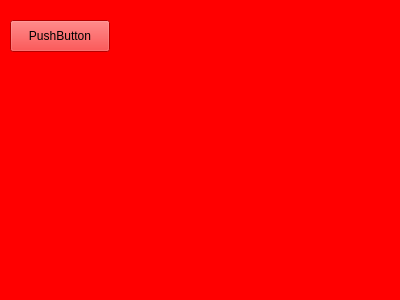
<?xml version="1.0" encoding="UTF-8"?>
<ui version="4.0">
 <class>Form</class>
 <widget class="QWidget" name="Form">
  <property name="geometry">
   <rect>
    <x>0</x>
    <y>0</y>
    <width>400</width>
    <height>300</height>
   </rect>
  </property>
  <property name="windowTitle">
   <string>MainWindow</string>
  </property>
  <property name="styleSheet">
   <string notr="true">QWidget{
background-color:red
}</string>
  </property>
  <widget class="QPushButton" name="pushButton">
   <property name="geometry">
    <rect>
     <x>10</x>
     <y>20</y>
     <width>100</width>
     <height>32</height>
    </rect>
   </property>
   <property name="text">
    <string>PushButton</string>
   </property>
  </widget>
 </widget>
 <resources/>
 <connections/>
</ui>
